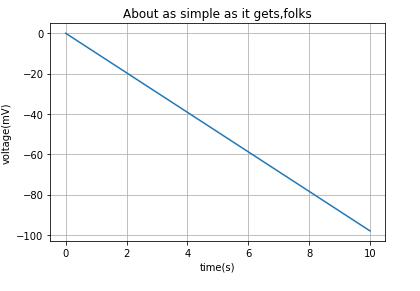

Recreate this plot in Python.
import matplotlib.pyplot as plt
v=0.0
Δt=0.1
n=10/Δt
a=1
g=-9.8
t=0
v_list=[0]
t_list=[0]
while a<=n:
    v=v+g*Δt
    v_list.append(v)
    t=t+Δt
    t_list.append(t)
    a+=1
print(t_list)
print(v_list)
plt.plot(t_list,v_list)
plt.xlabel('time(s)')
plt.ylabel('voltage(mV)')
plt.title('About as simple as it gets,folks')
plt.grid(True)
plt.savefig("test.png")
plt.show()
